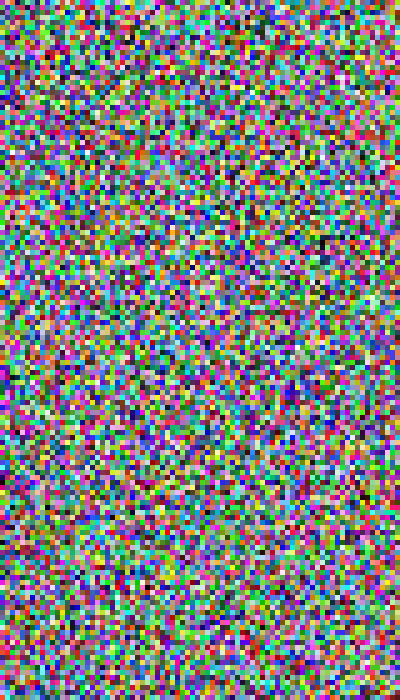
Frame 1 (no input)
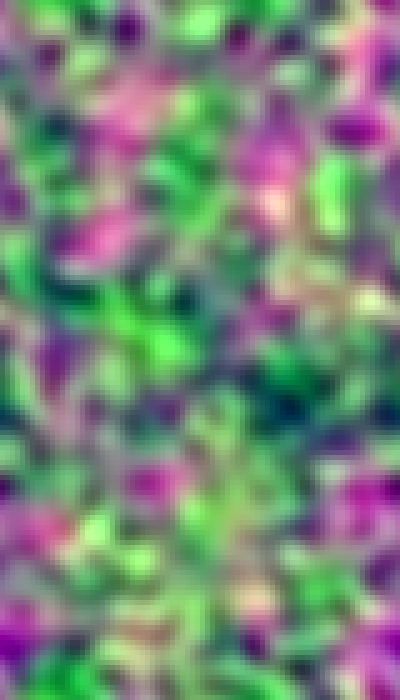
Frame 60 (no input)
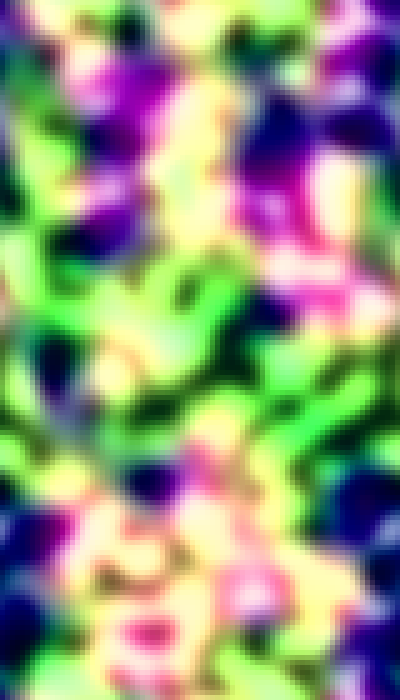
Frame 120 (the mouse pressed at the canvas centre since frame 60)

The p5.js sketch that drew these frames (run headless with seeded random() and noise() and a simulated clock; from frame 60 on, the mouse is pressed at the canvas centre):

// p5.js sketch
// ── sketch.js
// --- globals (ported from Processing) ---
let grid, dummy;

let w, h,
  wid = 80,
  hi = 140,
  old_wid,
  old_hi,
  neighborhood = 0,
  hud = 1,
  picCount,
  k = 0,
  e = 1,
  count = 0;

let C = 0.01,
  mix = 0,
  loge = 0.01,
  Mratio = 2,
  Msel12,
  Msel13,
  Msel23;

let m = [0.1, 0.1, 0.1];
let drift = [0, 0, 0];
let G = [1, 1, 1],
  Gamma = [0, 0, 0];

// matching selection matrix: M[i][j] is selection pressure from species i onto species j
let M = [
  [0, 0, 0],
  [0, 0, 0],
  [0, 0, 0],
];

let m_SL = "",
  mig = "",
  M_SL = "",
  Mratio_SL = "",
  A_SL = "",
  Image = "",
  Ran = "",
  Size = "",
  contrast = "",
  Mix = "",
  log_e,
  filename;

let number;
// let size = 10;
let c;

let pic = false,
  rando = false,
  vid = false,
  rev = false,
  capture = false,
  pause = false,
  pause1 = false;

// UI
let mig1, mig2, mig3, m12, m13, m23;

function setup() {
  createCanvas(400, 700);
  noStroke();
  background(0);

  // sliders
  mig1 = new HScrollbar(25, 50, 120, 20, 5, 120);
  mig2 = new HScrollbar(25, 100, 120, 20, 5, 70);
  mig3 = new HScrollbar(25, 150, 120, 20, 5, 30);
  m12 = new HScrollbar(25, 200, 120, 20, 5, 120);
  m13 = new HScrollbar(25, 250, 120, 20, 5, 20);
  m23 = new HScrollbar(25, 300, 120, 20, 5, 120);

  // grid init
  grid = new Array(wid);
  for (let i = 0; i < wid; i++) {
    grid[i] = new Array(hi);
    for (let j = 0; j < hi; j++) {
      grid[i][j] = new Cell(random(0, 255), random(0, 255), random(0, 255), i, j);
    }
  }
  
  
  // initGridFromInstructions();
}

function draw() {
  if (!pause) {
    // render
    for (let i = 0; i < wid; i++) {
      for (let j = 0; j < hi; j++) grid[i][j].render();
    }

    // read slider values -> parameters
    m[0] = 0.75 * (mig1.spos - mig1.sposMin) / (mig1.sposMax - mig1.sposMin);
    m[1] = 0.75 * (mig2.spos - mig2.sposMin) / (mig2.sposMax - mig2.sposMin);
    m[2] = 0.75 * (mig3.spos - mig3.sposMin) / (mig3.sposMax - mig3.sposMin);

    Mratio = 2;
    Msel12 = 0.1 * (m12.spos - m12.sposMin) / (m12.sposMax - m12.sposMin);
    Msel13 = 0.1 * (m13.spos - m13.sposMin) / (m13.sposMax - m13.sposMin);
    Msel23 = 0.1 * (m23.spos - m23.sposMin) / (m23.sposMax - m23.sposMin);

    // fill selection matrix
    M[1][0] = Msel12;
    M[2][1] = Msel13;
    M[0][2] = Msel23;
    M[0][1] = -Msel12;
    M[1][2] = -Mratio * Msel13;
    M[2][0] = -Mratio * Msel23;

    // dummy copy
    dummy = new Array(wid);
    for (let i = 0; i < wid; i++) {
      dummy[i] = new Array(hi);
      for (let j = 0; j < hi; j++) {
        dummy[i][j] = new Cell(
          grid[i][j].species[0],
          grid[i][j].species[1],
          grid[i][j].species[2],
          i,
          j
        );
      }
    }

    // update (reverse loops kept)
    for (let i = wid - 1; i >= 0; i--) {
      for (let j = hi - 1; j >= 0; j--) grid[i][j].update(dummy);
    }

    // HUD
    if (hud === 0) {
      mig1.update(); mig1.display();
      mig2.update(); mig2.display();
      mig3.update(); mig3.display();
      m12.update();  m12.display();
      m13.update();  m13.display();
      m23.update();  m23.display();

      fill(0);
      rect(mig1.xpos - 2, mig1.ypos - 20, 90, 12);
      rect(mig2.xpos - 2, mig2.ypos - 20, 90, 12);
      rect(mig3.xpos - 2, mig3.ypos - 20, 90, 12);
      rect(m12.xpos - 2, m12.ypos - 20, 125, 12);
      rect(m13.xpos - 2, m13.ypos - 20, 125, 12);
      rect(m23.xpos - 2, m23.ypos - 20, 125, 12);

      fill(255);
      text("spp1 migration", mig1.xpos, mig1.ypos - 10);
      text("spp2 migration", mig2.xpos, mig2.ypos - 10);
      text("spp3 migration", mig3.xpos, mig3.ypos - 10);
      text("spp 1 & 2 coevolution", m12.xpos, m12.ypos - 10);
      text("spp 1 & 3 coevolution", m13.xpos, m13.ypos - 10);
      text("spp 2 & 3 coevolution", m23.xpos, m23.ypos - 10);
    }
  } else {
    if (pause1) {
      // one-step redraw/update while paused (mirrors your Processing logic)
      for (let i = 0; i < wid; i++) {
        for (let j = 0; j < hi; j++) grid[i][j].render();
      }

      m[0] = 0.75 * (mig1.spos - mig1.sposMin) / (mig1.sposMax - mig1.sposMin);
      m[1] = 0.75 * (mig2.spos - mig2.sposMin) / (mig2.sposMax - mig2.sposMin);
      m[2] = 0.75 * (mig3.spos - mig3.sposMin) / (mig3.sposMax - mig3.sposMin);

      Mratio = 2;
      Msel12 = 0.1 * (m12.spos - m12.sposMin) / (m12.sposMax - m12.sposMin);
      Msel13 = 0.1 * (m13.spos - m13.sposMin) / (m13.sposMax - m13.sposMin);
      Msel23 = 0.1 * (m23.spos - m23.sposMin) / (m23.sposMax - m23.sposMin);

      M[1][0] = Msel12;
      M[2][1] = Msel13;
      M[0][2] = Msel23;
      M[0][1] = -Msel12;
      M[1][2] = -Mratio * Msel13;
      M[2][0] = -Mratio * Msel23;

      dummy = new Array(wid);
      for (let i = 0; i < wid; i++) {
        dummy[i] = new Array(hi);
        for (let j = 0; j < hi; j++) {
          dummy[i][j] = new Cell(
            grid[i][j].species[0],
            grid[i][j].species[1],
            grid[i][j].species[2],
            i,
            j
          );
        }
      }
      for (let i = wid - 1; i >= 0; i--) {
        for (let j = hi - 1; j >= 0; j--) grid[i][j].update(dummy);
      }

      mig1.update(); mig1.display();
      mig2.update(); mig2.display();
      mig3.update(); mig3.display();
      m12.update();  m12.display();
      m13.update();  m13.display();
      m23.update();  m23.display();

      fill(0);
      rect(mig1.xpos - 2, mig1.ypos - 20, 90, 12);
      rect(mig2.xpos - 2, mig2.ypos - 20, 90, 12);
      rect(mig3.xpos - 2, mig3.ypos - 20, 90, 12);
      rect(m12.xpos - 2, m12.ypos - 20, 125, 12);
      rect(m13.xpos - 2, m13.ypos - 20, 125, 12);
      rect(m23.xpos - 2, m23.ypos - 20, 125, 12);

      fill(255);
      text("spp1 migration", mig1.xpos, mig1.ypos - 10);
      text("spp2 migration", mig2.xpos, mig2.ypos - 10);
      text("spp3 migration", mig3.xpos, mig3.ypos - 10);
      text("spp 1 & 2 coevolution", m12.xpos, m12.ypos - 10);
      text("spp 1 & 3 coevolution", m13.xpos, m13.ypos - 10);
      text("spp 2 & 3 coevolution", m23.xpos, m23.ypos - 10);
    }

    fill(0);
    rect(140, 360, 220, 90);
    fill(255);
    text("press h to toggle controls", 150, 380);
    text("press p to pause/play", 150, 400);
    text("press +/- to incr/decr resolution", 150, 420);
    text("press r to reset with random values", 150, 440);
    pause1 = false;
  }

}

function keyReleased() {
  switch (key) {
    case '+': {
      // copy current grid into dummy
      dummy = new Array(wid);
      for (let i = 0; i < wid; i++) {
        dummy[i] = new Array(hi);
        for (let j = 0; j < hi; j++) {
          dummy[i][j] = new Cell(
            grid[i][j].species[0],
            grid[i][j].species[1],
            grid[i][j].species[2],
            i,
            j
          );
        }
      }

      old_wid = wid;
      old_hi = hi;

      hi += 3;
      wid += 4;

      grid = new Array(wid);
      for (let i = 0; i < wid; i++) {
        grid[i] = new Array(hi);
        for (let j = 0; j < hi; j++) {
          grid[i][j] = new Cell(
            dummy[i % (old_wid - 1)][j % (old_hi - 1)].species[0],
            dummy[i % (old_wid - 1)][j % (old_hi - 1)].species[1],
            dummy[i % (old_wid - 1)][j % (old_hi - 1)].species[2],
            i,
            j
          );
        }
      }
      dummy = null;
      break;
    }

    case '-': {
      dummy = new Array(wid);
      for (let i = 0; i < wid; i++) {
        dummy[i] = new Array(hi);
        for (let j = 0; j < hi; j++) {
          dummy[i][j] = new Cell(
            grid[i][j].species[0],
            grid[i][j].species[1],
            grid[i][j].species[2],
            i,
            j
          );
        }
      }

      old_wid = wid;
      old_hi = hi;

      hi -= 3;
      if (hi < 3) hi = 3;

      wid -= 4;
      if (wid < 4) wid = 4;

      grid = new Array(wid);
      for (let i = 0; i < wid; i++) {
        grid[i] = new Array(hi);
        for (let j = 0; j < hi; j++) {
          grid[i][j] = new Cell(
            dummy[i % (old_wid - 1)][j % (old_hi - 1)].species[0],
            dummy[i % (old_wid - 1)][j % (old_hi - 1)].species[1],
            dummy[i % (old_wid - 1)][j % (old_hi - 1)].species[2],
            i,
            j
          );
        }
      }
      dummy = null;
      break;
    }

    case 'h':
      hud = (1 + hud) % 2;
      break;

    case 'p':
      pause = !pause;
      pause1 = true;
      break;

    case 'r':
      for (let i = 0; i < wid; i++) {
        for (let j = 0; j < hi; j++) grid[i][j].set(random(0, 255), random(0, 255), random(0, 255));
      }
      break;
  }
}

// --- UI class (ported) ---
class HScrollbar {
  constructor(xp, yp, sw, sh, l, ispos) {
    this.swidth = sw;
    this.sheight = sh;
    const widthtoheight = sw - sh;
    this.ratio = sw / widthtoheight;

    this.xpos = xp;
    this.ypos = yp - sh / 2;

    this.spos = ispos;
    this.newspos = this.spos;

    this.sposMin = this.xpos;
    this.sposMax = this.xpos + this.swidth - this.sheight;

    this.loose = l;

    this.over = false;
    this.locked = false;
  }

  update() {
    this.over = this.overEvent();

    if (mouseIsPressed && this.over) this.locked = true;
    if (!mouseIsPressed) this.locked = false;

    if (this.locked) {
      this.newspos = constrain(mouseX - this.sheight / 2, this.sposMin, this.sposMax);
    }

    if (abs(this.newspos - this.spos) > 1) {
      this.spos = this.spos + (this.newspos - this.spos) / this.loose;
    }
  }

  overEvent() {
    return (
      mouseX > this.xpos &&
      mouseX < this.xpos + this.swidth &&
      mouseY > this.ypos &&
      mouseY < this.ypos + this.sheight
    );
  }

  display() {
    fill(204);
    rect(this.xpos, this.ypos, this.swidth, this.sheight);

    if (this.over || this.locked) fill(0);
    else fill(102);

    rect(this.spos, this.ypos, this.sheight, this.sheight);
  }

  getPos() {
    return this.spos * this.ratio;
  }
}

// --- spatial functions (ported) ---
function abiotic_selection(x, y, i) {
  return 0.1 * exp(-((y - height / 2) * (y - height / 2)) / (2 * 50000)) *
    exp(-((x - width / 2) * (x - width / 2)) / (2 * 50000));
}

function biotic_selection(x, y, i) {
  return 0.1 * exp(-((y - height / 2) * (y - height / 2)) / (2 * 50000)) *
    exp(-((x - width / 2) * (x - width / 2)) / (2 * 50000));
}

function theta(x, y, i) {
  let value = 0;
  if (i === 0)
    value =
      55 +
      200 *
        exp(-((y - (2 * height) / 5) * (y - (2 * height) / 5)) / (2 * 10000)) *
        exp(-((x - (3 * width) / 8) * (x - (3 * width) / 8)) / (2 * 10000));
  if (i === 1)
    value =
      55 +
      200 *
        exp(-((y - (2 * height) / 5) * (y - (2 * height) / 5)) / (2 * 10000)) *
        exp(-((x - (5 * width) / 8) * (x - (5 * width) / 8)) / (2 * 10000));
  if (i === 2)
    value =
      55 +
      200 *
        exp(-((y - (3 * height) / 5) * (y - (3 * height) / 5)) / (2 * 10000)) *
        exp(-((x - width / 2) * (x - width / 2)) / (2 * 10000));
  return value;
}

function N(x, y, i) {
  return 10 + 500 * exp(-((y - height / 2) * (y - height / 2)) / (2 * 5000)) *
    exp(-((x - width / 2) * (x - width / 2)) / (2 * 5000));
}


function initGridFromInstructions() {
  const msg =
    "press p to pause/play\n" +
    "press +/- to incr/decr resolution\n" +
    "press r to reset with random values";

  // offscreen buffer at lattice resolution
  const pg = createGraphics(wid, hi);
  pg.pixelDensity(1);
  pg.background(0);
  pg.fill(255);
  pg.noStroke();
  pg.textAlign(CENTER, CENTER);

  // pick a readable size in lattice-pixels
  pg.textSize(max(8, floor(min(wid, hi) * 0.12)));

  // draw text centered
  pg.text(msg, wid / 2, hi / 2);

  pg.loadPixels();

  // map buffer pixels -> Cell RGB
  for (let i = 0; i < wid; i++) {
    for (let j = 0; j < hi; j++) {
      const idx = 4 * (i + wid * j);
      const r = pg.pixels[idx + 0];
      const g = pg.pixels[idx + 1];
      const b = pg.pixels[idx + 2];
      grid[i][j].set(r, g, b);
    }
  }
}

// ── cell.js
class Cell{constructor(s,i,e,t,h){this.species=[0,0,0],this.picColor=[0,0,0],this.vidColor=[0,0,0],this.av_species=[0,0,0],this.prev_species=[0,0,0],this.position=[0,0],this.bore_count=0,this.boring=10,this.species[0]=s,this.species[1]=i,this.species[2]=e,this.prev_species[0]=this.species[0],this.prev_species[1]=this.species[1],this.prev_species[2]=this.species[2],this.position[0]=t,this.position[1]=h}render(){fill(this.species[0],this.species[1],this.species[2]),rect(this.position[0]*width/wid,this.position[1]*height/hi,width/wid+2,height/hi+2)}set(s,i,e){this.species[0]=s,this.species[1]=i,this.species[2]=e}update(s){c=0;for(let s=0;s<3;s++)this.picColor[s]=0,this.vidColor[s]=0,this.av_species[s]=0,this.prev_species[s]=this.species[s];for(let i=0;i<3;i++)this.av_species[i]+=s[(wid+this.position[0]-1)%wid][(hi+this.position[1])%hi].species[i];for(let i=0;i<3;i++)this.av_species[i]+=s[(wid+this.position[0]+1)%wid][(hi+this.position[1])%hi].species[i];for(let i=0;i<3;i++)this.av_species[i]+=s[(wid+this.position[0])%wid][(hi+this.position[1]+1)%hi].species[i];for(let i=0;i<3;i++)this.av_species[i]+=s[(wid+this.position[0])%wid][(hi+this.position[1]-1)%hi].species[i];for(let s=0;s<3;s++)this.av_species[s]/=4;for(let s=0;s<3;s++){this.species[s]+=m[s]*(this.av_species[s]-this.species[s])+Gamma[s]*(theta((this.position[0]+1)*width/wid,(this.position[1]+1)*height/hi,s)-this.species[s]);for(let i=0;i<3;i++)this.species[s]+=M[i][s]*(this.species[i]-this.species[s])}switch(e){case 1:for(let s=0;s<3;s++)this.species[s]>255&&(this.species[s]=255),this.species[s]<0&&(this.species[s]=0);break;case 2:for(let s=0;s<3;s++)this.species[s]=(255+this.species[s])%255;break;case 3:for(let s=0;s<3;s++)this.species[s]=255/(1+exp(-1*loge*(this.species[s]-127)));break;case 4:for(let s=0;s<3;s++)this.species[s]>255&&(this.species[s]=510-this.species[s]),this.species[s]<0&&(this.species[s]=-this.species[s])}}}
